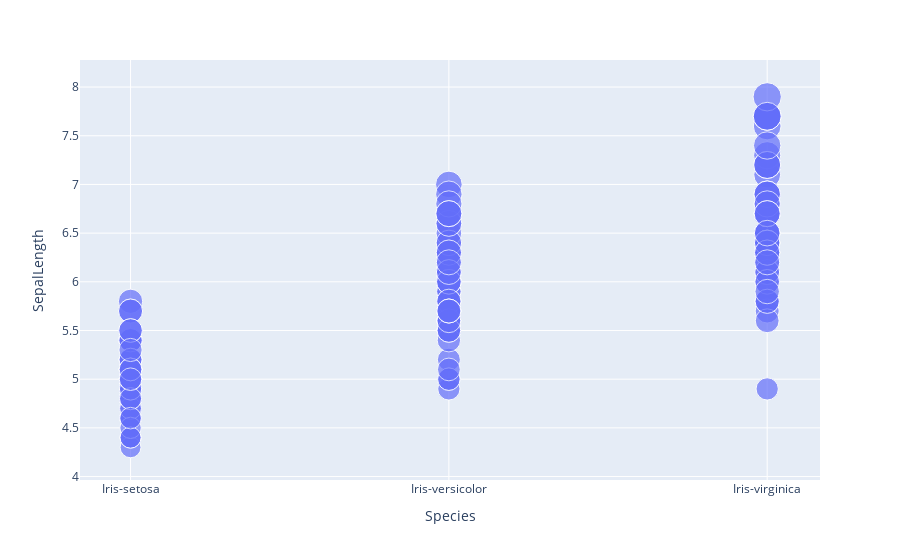

The cell this chart's notebook holds for it:
### Code cell
# Getting insights of the 'SepalLength' column using Scatterplot
px.scatter(iris_data, x='Species', y='SepalLength', size='SepalLength')

### Figure 1 — Plotly figure (JSON) as saved in the notebook; plotly's stock layout.template omitted (floating-point values rounded to 4 significant figures; data arrays with more than 128 entries replaced by an {"elided": "..."} marker saying what was removed)
{"data": [{"hovertemplate": "Species=%{x}<br>SepalLength=%{marker.size}<extra></extra>", "legendgroup": "", "marker": {"color": "#636efa", "size": {"elided": "150 float values"}, "sizemode": "area", "sizeref": 0.01975, "symbol": "circle"}, "mode": "markers", "name": "", "orientation": "v", "showlegend": false, "type": "scatter", "x": {"elided": "150 str values"}, "xaxis": "x", "y": {"elided": "150 float values"}, "yaxis": "y"}], "layout": {"legend": {"itemsizing": "constant", "tracegroupgap": 0}, "margin": {"t": 60}, "xaxis": {"anchor": "y", "domain": [0, 1], "title": {"text": "Species"}}, "yaxis": {"anchor": "x", "domain": [0, 1], "title": {"text": "SepalLength"}}}}
